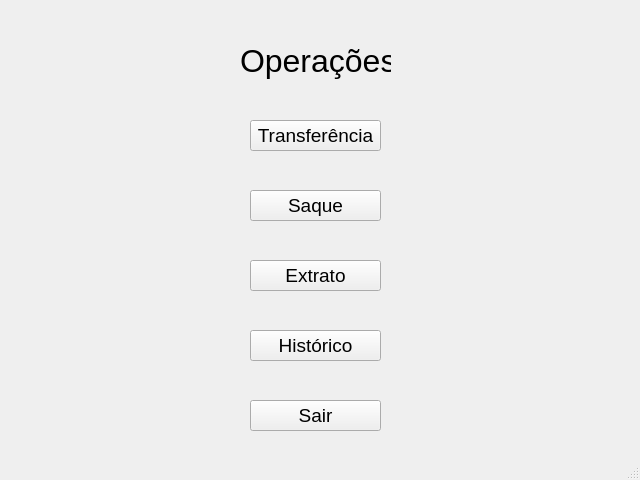
<?xml version="1.0" encoding="UTF-8"?>
<ui version="4.0">
 <class>MainWindow</class>
 <widget class="QMainWindow" name="MainWindow">
  <property name="geometry">
   <rect>
    <x>0</x>
    <y>0</y>
    <width>640</width>
    <height>480</height>
   </rect>
  </property>
  <property name="windowTitle">
   <string>MainWindow</string>
  </property>
  <widget class="QWidget" name="centralwidget">
   <widget class="QLabel" name="label">
    <property name="geometry">
     <rect>
      <x>240</x>
      <y>40</y>
      <width>151</width>
      <height>41</height>
     </rect>
    </property>
    <property name="font">
     <font>
      <pointsize>24</pointsize>
     </font>
    </property>
    <property name="text">
     <string>Operações</string>
    </property>
   </widget>
   <widget class="QPushButton" name="pushButton">
    <property name="geometry">
     <rect>
      <x>250</x>
      <y>120</y>
      <width>131</width>
      <height>31</height>
     </rect>
    </property>
    <property name="font">
     <font>
      <pointsize>14</pointsize>
     </font>
    </property>
    <property name="text">
     <string>Transferência</string>
    </property>
   </widget>
   <widget class="QPushButton" name="pushButton_2">
    <property name="geometry">
     <rect>
      <x>250</x>
      <y>190</y>
      <width>131</width>
      <height>31</height>
     </rect>
    </property>
    <property name="font">
     <font>
      <pointsize>14</pointsize>
     </font>
    </property>
    <property name="text">
     <string>Saque</string>
    </property>
   </widget>
   <widget class="QPushButton" name="pushButton_4">
    <property name="geometry">
     <rect>
      <x>250</x>
      <y>330</y>
      <width>131</width>
      <height>31</height>
     </rect>
    </property>
    <property name="font">
     <font>
      <pointsize>14</pointsize>
     </font>
    </property>
    <property name="text">
     <string>Histórico</string>
    </property>
   </widget>
   <widget class="QPushButton" name="pushButton_3">
    <property name="geometry">
     <rect>
      <x>250</x>
      <y>260</y>
      <width>131</width>
      <height>31</height>
     </rect>
    </property>
    <property name="font">
     <font>
      <pointsize>14</pointsize>
     </font>
    </property>
    <property name="text">
     <string>Extrato</string>
    </property>
   </widget>
   <widget class="QPushButton" name="pushButton_5">
    <property name="geometry">
     <rect>
      <x>250</x>
      <y>400</y>
      <width>131</width>
      <height>31</height>
     </rect>
    </property>
    <property name="font">
     <font>
      <pointsize>14</pointsize>
     </font>
    </property>
    <property name="text">
     <string>Sair</string>
    </property>
   </widget>
  </widget>
  <widget class="QMenuBar" name="menubar">
   <property name="geometry">
    <rect>
     <x>0</x>
     <y>0</y>
     <width>640</width>
     <height>21</height>
    </rect>
   </property>
  </widget>
  <widget class="QStatusBar" name="statusbar"/>
 </widget>
 <resources/>
 <connections/>
</ui>
